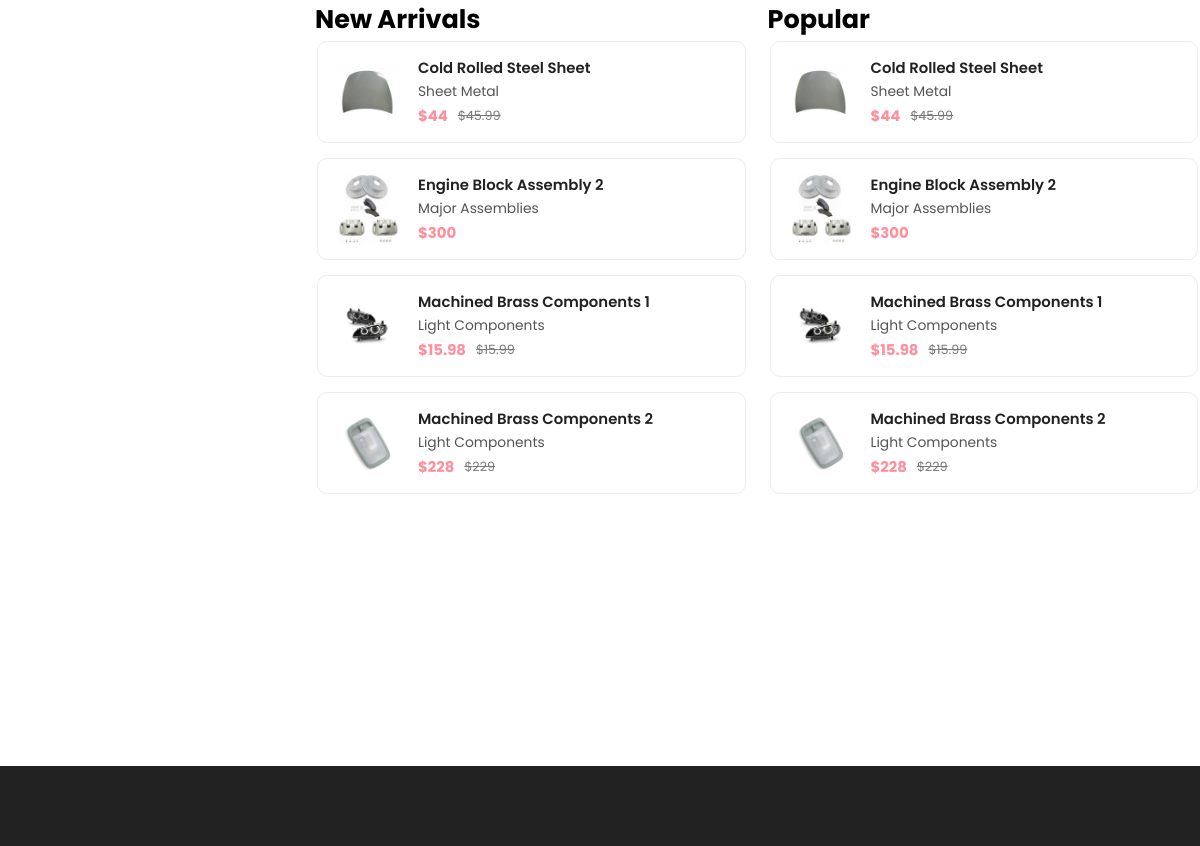
/dealer/homepage.php, run on the app's committed database.
### tables this page shows
CREATE TABLE IF NOT EXISTS `sparepart` (
  `sparePartNum` mediumint NOT NULL,
  `sparePartName` varchar(50) NOT NULL,
  `sparePartDescription` varchar(255) NOT NULL,
  `stockItemQty` smallint NOT NULL,
  `weight` float NOT NULL,
  `price` float NOT NULL,
  `discountPrice` float DEFAULT NULL,
  `sparePartImage` varchar(150) DEFAULT NULL,
  PRIMARY KEY (`sparePartNum`)
);

### dealer/homepage.php (the view, shortened to what this page needs)
<?php
require_once ('../db/connet.php');
?>
<!DOCTYPE html>
<html lang="en">
<head>
    <link rel="stylesheet" href="./assets/css/style-prefix.css"/>
</head>
<body>
    <main>
        <div class="product-container">
              <div class="container">
                <div class="product-box">
                  <div class="product-minimal">
                  <div class="product-showcase">
                  <h2 class="title">New Arrivals</h2>
                  <div class="showcase-wrapper has-scrollbar">
                  <div class="showcase-container">
                  <?php
                  $sql = "SELECT * FROM sparePart ORDER BY RAND() LIMIT 4";
                  $result = $conn->query($sql);
                  if($result->num_rows > 0){
                    while($row = $result->fetch_assoc()) {
                      $category ="";
                      $categoryName="";
                      switch(substr($row["sparePartNum"],0,1)){
                        case "1":$category="./listOfProduct?Category=Sheet_Metal";
                                $categoryName="Sheet Metal";
                        break;
                        case "2":$category="./listOfProduct?Category=Major_Assemblies";
                                $categoryName="Major Assemblies";
                        break;
                        case "3":$category="./listOfProduct?Category=Light_Components";
                                $categoryName="Light Components";
                        break;
                      };
                        echo ' <div class="showcase" onclick="ProductDetail('.$row["sparePartNum"].')">
                        <a href="#" class="showcase-img-box">
                          <img
                            src="'.$row["sparePartImage"].'"
                            width="70"
                            class="showcase-img"
                          />
                        </a>
                        <div class="showcase-content">
                          <a href="#">
                            <h4 class="showcase-title">'.$row["sparePartName"].'</h4>
                          </a>
                          <a href='.$category.' class="showcase-category">'.$categoryName.'</a>
                        ';
                        if($row["discountPrice"]==null){
                          $price = $row["price"];
                          echo'<div class="price-box">
                          <p class="price">$'.$price.'</p>
                        ';
                        }else{
                          $price = $row["discountPrice"];
                          $delPrice= $row["price"];
                          echo'<div class="price-box">
                          <p class="price">$'.$price.'</p>
                          <del>$'.$delPrice.'</del>
                        ';
                        }
                        echo'</div>
                        </div>
                      </div>';
                    }
                  }
                  echo'
                  </div>
                </div>
              </div>
              <div class="product-showcase">
                <h2 class="title">Popular</h2>
                <div class="showcase-wrapper has-scrollbar">
                  <div class="showcase-container">';
                  $sql = "SELECT * FROM sparePart ORDER BY RAND() LIMIT 4";
                  $result = $conn->query($sql);
                  if($result->num_rows > 0){
                    while($row = $result->fetch_assoc()) {
                      $category ="";
                      $categoryName="";
                      switch(substr($row["sparePartNum"],0,1)){
                        case "1":$category="./listOfProduct?Category=Sheet_Metal";
                                $categoryName="Sheet Metal";
                        break;
                        case "2":$category="./listOfProduct?Category=Major_Assemblies";
                                $categoryName="Major Assemblies";
                        break;
                        case "3":$category="./listOfProduct?Category=Light_Components";
                                $categoryName="Light Components";
                        break;
                      };
                        echo ' <div class="showcase" onclick="ProductDetail('.$row["sparePartNum"].')">
                        <a href="#" class="showcase-img-box">
                          <img
                            src="'.$row["sparePartImage"].'"
                            width="70"
                            class="showcase-img"
                          />
                        </a>
                        <div class="showcase-content">
                          <a href="#">
                            <h4 class="showcase-title">'.$row["sparePartName"].'</h4>
                          </a>
                          <a href='.$category.' class="showcase-category">'.$categoryName.'</a>
                        ';
                        if($row["discountPrice"]==null){
                          $price = $row["price"];
                          echo'<div class="price-box">
                          <p class="price">$'.$price.'</p>
                        ';
                        }else{
                          $price = $row["discountPrice"];
                          $delPrice= $row["price"];
                          echo'<div class="price-box">
                          <p class="price">$'.$price.'</p>
                          <del>$'.$delPrice.'</del>
                        ';
                        }
                        echo'</div>
                        </div>
                      </div>';
                    }
                  }
                  echo'
                  </div>
                </div>
              </div>
            </div>
          </div>
        </div>
      </div>
    </main>
    <!--
    - FOOTER
  -->
    <footer>
    </footer>';
?>
  </body>
</html>

### data on the page
sparepart: sparePartImage (picture), sparePartName "Cold Rolled Steel Sheet", sparePartNum "Sheet Metal", discountPrice "44", price "45.99"
sparepart: sparePartImage (picture), sparePartName "Engine Block Assembly 2", sparePartNum "Major Assemblies", price "300"
sparepart: sparePartImage (picture), sparePartName "Machined Brass Components 1", sparePartNum "Light Components", discountPrice "15.98", price "15.99"
sparepart: sparePartImage (picture), sparePartName "Machined Brass Components 2", sparePartNum "Light Components", discountPrice "228", price "229"
